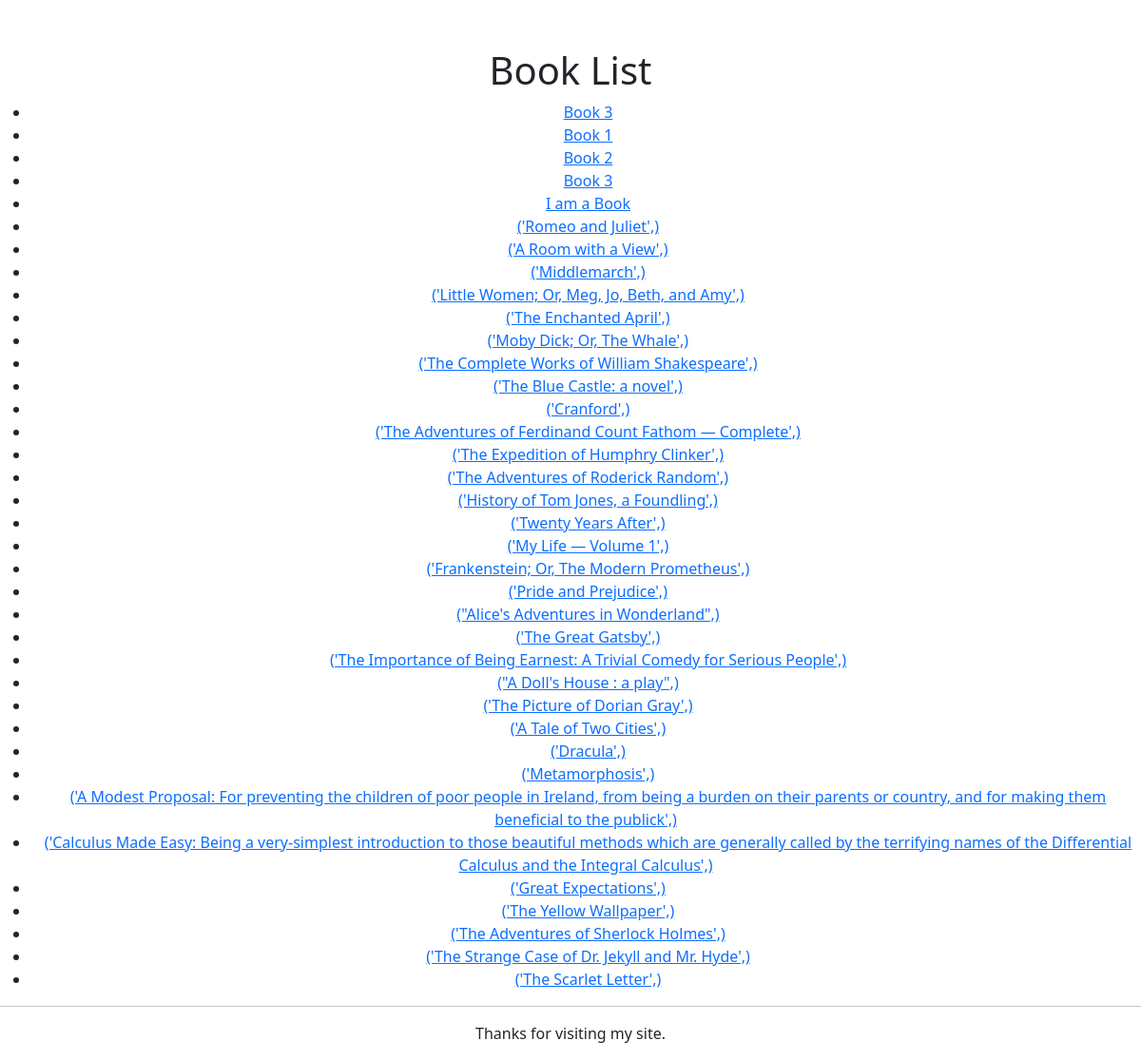
The page /books/ on the database its author committed.
### exercises/models.py (models this page shows, shortened)
class Book(models.Model):
    title = models.CharField(max_length=100)
    authors = models.ManyToManyField("exercises.Author")
    classification = models.ForeignKey("exercises.Classification", on_delete=models.CASCADE, related_name="exercises", null=True)
    publisher = models.ForeignKey("exercises.Publisher", on_delete=models.CASCADE, null=True)
    publication_date = models.DateField(null=True)
    def was_published_recently(self):
        date_today = timezone.now().date()
        return self.publication_date >= date_today - timedelta(day=1)
    was_published_recently.admin_order_field = "publication_date"
    was_published_recently.boolean = True
    was_published_recently.short_description = "Published recently?"

### exercises/views.py (the view)
# urls.py: path("books/", BookListView.as_view(), name='books'),
class BookListView(ListView):
    model = Book
    queryset = Book.objects.all()
    context_object_name = "book_list"
    template_name = "book_list.html"

### templates/book_list.html (shortened to what this page needs)
{% extends "base.html" %}
{% block header %}
<h1>Book List</h1>
{% endblock %}
{% block content %}
<ul>
{% for book in book_list %}
    <li><a href= "{% url 'book-information' book.pk %}">{{book.title}}</a></li>
{% empty %}
    <li>No books</li>
{% endfor %}
</ul>
{% endblock %}

### templates/base.html (style rules this page uses)
h1 { text-align: center; }
a { margin-left:5px; }

### rows shown on the page
Book: title "Book 3"
Book: title "Book 1"
Book: title "Book 2"
Book: title "Book 3"
Book: title "I am a Book"
Book: title "('Romeo and Juliet',)"
Book: title "('A Room with a View',)"
Book: title "('Middlemarch',)"
Book: title "('Little Women; Or, Meg, Jo, Beth, and Amy',)"
Book: title "('The Enchanted April',)"
Book: title "('Moby Dick; Or, The Whale',)"
Book: title "('The Complete Works of William Shakespeare',)"
Book: title "('The Blue Castle: a novel',)"
Book: title "('Cranford',)"
Book: title "('The Adventures of Ferdinand Count Fathom — Complete',)"
Book: title "('The Expedition of Humphry Clinker',)"
Book: title "('The Adventures of Roderick Random',)"
Book: title "('History of Tom Jones, a Foundling',)"
Book: title "('Twenty Years After',)"
Book: title "('My Life — Volume 1',)"
Book: title "('Frankenstein; Or, The Modern Prometheus',)"
Book: title "('Pride and Prejudice',)"
Book: title "(\"Alice's Adventures in Wonderland\",)"
Book: title "('The Great Gatsby',)"
Book: title "('The Importance of Being Earnest: A Trivial Comedy for Serious People',)"
Book: title "(\"A Doll's House : a play\",)"
Book: title "('The Picture of Dorian Gray',)"
Book: title "('A Tale of Two Cities',)"
Book: title "('Dracula',)"
Book: title "('Metamorphosis',)"
Book: title "('A Modest Proposal: For preventing the children of poor people in Ireland, from being a burden on their parents or country, and for making them beneficial to the publick',)"
Book: title "('Calculus Made Easy: Being a very-simplest introduction to those beautiful methods which are generally called by the terrifying names of the Differential Calculus and the Integral Calculus',)"
Book: title "('Great Expectations',)"
Book: title "('The Yellow Wallpaper',)"
Book: title "('The Adventures of Sherlock Holmes',)"
Book: title "('The Strange Case of Dr. Jekyll and Mr. Hyde',)"
Book: title "('The Scarlet Letter',)"
